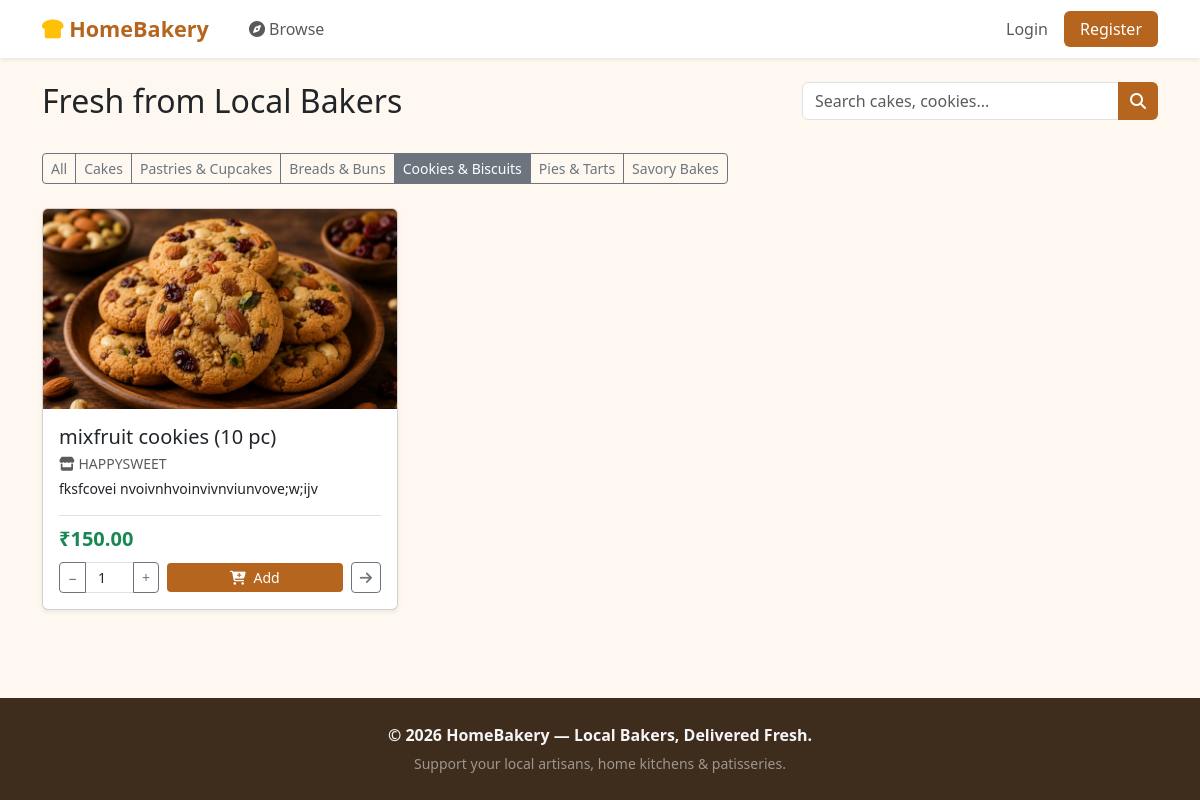
The app's page /?category=4 with its own data.
### products/models.py (models this page shows, shortened)
class Category(models.Model):
    name = models.CharField(max_length=50)
    class Meta:
        verbose_name_plural = "Categories"

class Product(models.Model):
    seller = models.ForeignKey(Seller, on_delete=models.CASCADE, related_name='products')
    category = models.ForeignKey(Category, on_delete=models.CASCADE)
    name = models.CharField(max_length=100)
    weight = models.CharField(max_length=50, blank=True, default='', help_text="Weight or piece description (e.g. 1 kg, 500g, 6 pcs, 1 piece)")
    price = models.DecimalField(max_digits=8, decimal_places=2, help_text="Total price for this item")
    unit = models.CharField(max_length=10, default='piece', blank=True)
    description = models.TextField()
    image = models.ImageField(upload_to='products/', blank=True, null=True)
    is_customizable = models.BooleanField(default=False)
    prep_time_hours = models.IntegerField(default=24)
    is_available = models.BooleanField(default=True)
    created_at = models.DateTimeField(auto_now_add=True)
    @property
    def display_name(self):
        if self.weight:
            return f"{self.name} ({self.weight})"
        return self.name

### sellers/models.py (models this page shows, shortened)
class Seller(models.Model):
    STATUS_CHOICES = [
        ('pending', 'Pending'),
        ('approved', 'Approved'),
        ('rejected', 'Rejected'),
    ]
    user = models.OneToOneField(User, on_delete=models.CASCADE)
    business_name = models.CharField(max_length=100)
    fssai_number = models.CharField(max_length=50, blank=True)
    bank_account_number = models.CharField(max_length=50, blank=True)
    ifsc_code = models.CharField(max_length=20, blank=True)
    upi_id = models.CharField(max_length=100, blank=True)
    payment_qr = models.ImageField(upload_to='seller_qrs/', blank=True, null=True)
    wallet_balance = models.DecimalField(max_digits=12, decimal_places=2, default=Decimal('0.00'))
    status = models.CharField(max_length=10, choices=STATUS_CHOICES, default='pending')
    created_at = models.DateTimeField(auto_now_add=True)

### products/views.py (the view)
# urls.py: path('', views.product_list, name='product_list'),
def product_list(request):
    products = Product.objects.filter(seller__status='approved')
    query = request.GET.get('q')
    if query:
        products = products.filter(name__icontains=query.strip())
    category_id = request.GET.get('category')
    if category_id:
        products = products.filter(category_id=category_id)
    categories = Category.objects.all()
    return render(request, 'products/product_list.html', {
        'products': products,
        'categories': categories,
    })

### orders/context_processors.py (called while the page is built)
def cart_context(request):
    if hasattr(request, 'user') and request.user.is_authenticated and getattr(request.user, 'role', '') == 'customer':
        return {
            'cart_item_count': CartItem.objects.filter(customer=request.user).count()
        }
    return {
        'cart_item_count': 0
    }

### templates/products/product_list.html (shortened to what this page needs)
{% extends 'base.html' %}
{% block content %}
<div class="row mb-4">
    <div class="col-md-8">
        <h2>Fresh from Local Bakers</h2>
    </div>
    <div class="col-md-4">
        <form method="GET">
            <div class="input-group">
                <input type="text" name="q" class="form-control" placeholder="Search cakes, cookies..." value="{{ request.GET.q }}">
                <button class="btn btn-bakery" type="submit"><i class="fa-solid fa-search"></i></button>
            </div>
        </form>
    </div>
</div>
<div class="row mb-4">
    <div class="col-12">
        <div class="btn-group flex-wrap" role="group">
            <a href="{% url 'product_list' %}" class="btn btn-outline-secondary btn-sm {% if not request.GET.category %}active{% endif %}">All</a>
            {% for category in categories %}
                <a href="?category={{ category.id }}" class="btn btn-outline-secondary btn-sm {% if request.GET.category == category.id|stringformat:'s' %}active{% endif %}">{{ category.name }}</a>
            {% endfor %}
        </div>
    </div>
</div>
<div class="row g-4">
    {% for product in products %}
    <div class="col-md-4 col-sm-6">
        <div class="card card-product h-100 shadow-sm">
            {% if product.image %}
                <img src="{{ product.image.url }}" class="card-img-top" style="height:200px; object-fit:cover;" alt="{{ product.name }}">
            {% else %}
                <div class="bg-light d-flex align-items-center justify-content-center" style="height:200px;">
                    <i class="fa-solid fa-cake-candles fa-3x text-muted"></i>
                </div>
            {% endif %}
            <div class="card-body d-flex flex-column">
                <h5 class="card-title mb-1">{{ product.display_name }}</h5>
                <p class="text-muted small mb-1"><i class="fa-solid fa-store"></i> {{ product.seller.business_name }}</p>
                <p class="card-text small">{{ product.description|truncatewords:12 }}</p>
                <div class="mt-auto pt-2 border-top">
                    <div class="d-flex justify-content-between align-items-center mb-2">
                        <span class="fw-bold text-success fs-5">₹{{ product.price }}</span>
                    </div>
                    {% if product.is_available %}
                        {% if user.is_authenticated and user.role == 'seller' %}
                            <a href="{% url 'product_detail' product.id %}" class="btn btn-outline-secondary btn-sm w-100">
                                <i class="fa-solid fa-eye me-1"></i> View Details
                            </a>
                        {% else %}
                            <form method="POST" action="{% url 'add_to_cart' product.id %}" class="d-flex gap-2 align-items-center">
                                <div class="input-group input-group-sm" style="width: 100px;">
                                    <button type="button" class="btn btn-outline-secondary px-2" onclick="changeCardQty('qty_{{ product.id }}', -1)">−</button>
                                    <input type="number" name="quantity" id="qty_{{ product.id }}" value="1" min="1" step="1" class="form-control text-center px-1" required>
                                    <button type="button" class="btn btn-outline-secondary px-2" onclick="changeCardQty('qty_{{ product.id }}', 1)">+</button>
                                </div>
                                <button type="submit" class="btn btn-bakery btn-sm flex-grow-1" title="Add to Cart">
                                    <i class="fa-solid fa-cart-plus me-1"></i> Add
                                </button>
                                <a href="{% url 'product_detail' product.id %}" class="btn btn-outline-secondary btn-sm" title="View details & reviews">
                                    <i class="fa-solid fa-arrow-right"></i>
                                </a>
                            </form>
                        {% endif %}
                    {% endif %}
                </div>
            </div>
        </div>
    </div>
    {% empty %}
        <div class="col-12 text-center text-muted py-5">
            <i class="fa-solid fa-box-open fa-3x mb-3"></i>
            <p>No products found.</p>
        </div>
    {% endfor %}
</div>
{% endblock %}

### templates/base.html (style rules this page uses)
body { background-color: #fff8f0; min-height: 100vh; display: flex; flex-direction: column; }
.btn-bakery { background-color: #b5651d; color: white; border: none; }
.card-product { transition: transform 0.15s ease-in-out; }

### records on screen
Category: name "Cakes"
Category: name "Pastries & Cupcakes"
Category: name "Breads & Buns"
Category: name "Cookies & Biscuits"
Category: name "Pies & Tarts"
Category: name "Savory Bakes"
Product: image (picture), display_name "mixfruit cookies (10 pc)", seller.business_name "HAPPYSWEET", description "fksfcovei nvoivnhvoinvivnviunvove;w;ijv", price "150.00"
